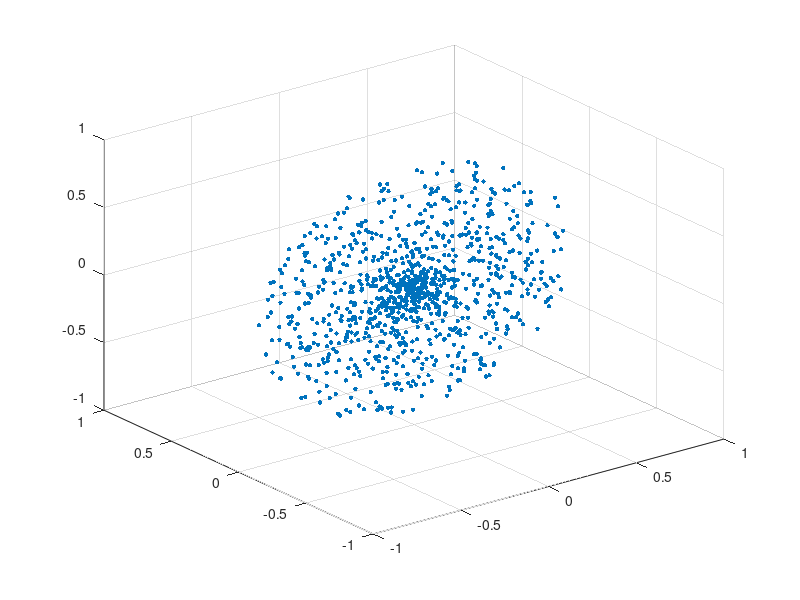

Reproduce this figure in MATLAB. (Note: this script raises an error after producing the figure.)
%%   Author: C. Mann <cpmann@wpi.edu>
%    Last modified: 05/03/2025
%    Generates data for Newton-Raphson, DLS, and GD IK methods
%    and visualizes model.

clear; clc; close all;

% 1. Spiral path
% max_radius = 0.9;     % Final radius
% center = [0, 0, 0];   % Center of spiral
% nTurns = 10;                           % Number of spiral turns
% theta = linspace(0, 2*pi*nTurns, nPts);
% r = linspace(0, max_radius, nPts);   % Radius increases linearly
% 
% % Parametrize spiral in XZ plane
% path = [r .* cos(theta) + center(1);   % X
%           zeros(1, nPts);                % Y = 0
%           r .* sin(theta) + center(3)];  % Z
% plot3(path(1,:), path(2,:), path(3,:), 'b-', 'LineWidth', 1.5);


% 2. Generate from .mat file
path = load('waypoints.mat');
path = path.points;
scatter3(path(1,:), path(2,:), path(3,:), 10, 'filled');

nPts = size(path, 2);
tol = 1e-6;

%% ROBOT
% Link lengths
l1 = 0.3; l2 = 0.3; l3 = 0.3;

% Screw axes (in space frame)
S1 = [0; 1; 0; 0; 0; 0];
S2 = [0; 1; 0; -l1; 0; 0];
S3 = [0; 1; 0; -(l1 + l2); 0; 0];
S = [S1 S2 S3];

% Home configuration of the end-effector
M = [eye(3), [0; 0; l1 + l2 + l3];
     0 0 0 1];

M01 = eye(4);
M12 = [eye(3), [0; 0; l1];
     0 0 0 1];
M23 = [eye(3), [0; 0; l1 + l2];
     0 0 0 1];

fprintf('Starting tests...\n')

%% Newton Raphson
tic;
% Calculate the inverse kinematics
currentPose = zeros(3, 1);
waypoints = zeros(3,nPts);

% Set the current joint variables
currentQ = zeros(1,3);

% Initialize a matrix to store the end-effector positions
positions_1 = zeros(3, nPts);
positions_2 = zeros(3, nPts);
positions_3 = zeros(3, nPts);
positions_ee = zeros(3, nPts);

% Keep track of total iterations
iterations = 1;

fprintf('N-R Progress: ');
nbytes = fprintf('0%%'); 

% Loop over all the points
for ii = 1:nPts
    % Generate the robot's pose
    targetPose = path(:,ii);

    % Inverse Kinematics
    while norm(targetPose - currentPose) > tol
        % Calculate the anlytic Jacobian from space twist
        J = jacoba(S, M, currentQ, 'space');

        % Newton Raphson
        deltaQ = pinv(J) * (targetPose - currentPose);

        % Update step
        currentQ = currentQ + deltaQ';

        % Update current pose using forward kinematics
        T = fkine(S, M, currentQ, 'space');
        currentPose = T(1:3, 4);

        iterations = iterations + 1;
    end
    fprintf(repmat('\b',1,nbytes));
    nbytes = fprintf('%0.f%%', ceil(ii/nPts*100));

    % Store the positions for plotting
    T01 = M01;
    T12 = fkine(S(:,1), M12, currentQ(1), 'space');
    T23 = fkine(S(:,1:2), M23, currentQ(1:2), 'space');

    positions_1(:,ii) = T01(1:3, 4);
    positions_2(:,ii) = T12(1:3, 4);
    positions_3(:,ii) = T23(1:3, 4);
    positions_ee(:, ii) = currentPose;

    waypoints(:,ii) = currentQ';
end

fprintf('\nNewton Raphson: %d iterations, average %f iterations\n',iterations, iterations / nPts);
totalTime = toc;
fprintf('Total time: %.3f seconds\n', totalTime);

%% Damped Least Squares
tic;
% Calculate the inverse kinematics
currentPose = zeros(3, 1);
waypoints = zeros(3,nPts);

% Set the current joint variables
currentQ = zeros(1,3);

% Initialize a matrix to store the end-effector positions
positions_1 = zeros(3, nPts);
positions_2 = zeros(3, nPts);
positions_3 = zeros(3, nPts);
positions_ee = zeros(3, nPts);

% Keep track of total iterations
iterations = 1;

fprintf('DLS Progress: ');
nbytes = fprintf('0%%'); 

% Loop over all the points
for ii = 1:nPts
    % Generate the robot's pose
    targetPose = path(:,ii);

    % Inverse Kinematics
    while norm(targetPose - currentPose) > tol
        % Calculate the anlytic Jacobian from space twist
        J = jacoba(S, M, currentQ, 'space');

        % Damped Least Squares
        lambda = 0.45;
        Jmult = J.' / (J*J.' + lambda^2*eye(size(J,1)));
        deltaQ = Jmult * (targetPose - currentPose);

        % Update step
        currentQ = currentQ + deltaQ';

        % Update current pose using forward kinematics
        T = fkine(S, M, currentQ, 'space');
        currentPose = T(1:3, 4);

        iterations = iterations + 1;
    end
    fprintf(repmat('\b',1,nbytes));
    nbytes = fprintf('%0.f%%', ceil(ii/nPts*100));

    % Store the positions for plotting
    T01 = M01;
    T12 = fkine(S(:,1), M12, currentQ(1), 'space');
    T23 = fkine(S(:,1:2), M23, currentQ(1:2), 'space');

    positions_1(:,ii) = T01(1:3, 4);
    positions_2(:,ii) = T12(1:3, 4);
    positions_3(:,ii) = T23(1:3, 4);
    positions_ee(:, ii) = currentPose;

    waypoints(:,ii) = currentQ';
end

fprintf('\nDamped Least Squares: %d iterations, average %f iterations\n',iterations, iterations / nPts);
totalTime = toc;
fprintf('Total time: %.3f seconds\n', totalTime);
%% Gradient Descent
tic;
% Calculate the inverse kinematics
currentPose = zeros(3, 1);
waypoints = zeros(3,nPts);

% Set the current joint variables
currentQ = zeros(1,3);

% Initialize a matrix to store the end-effector positions
positions_1 = zeros(3, nPts);
positions_2 = zeros(3, nPts);
positions_3 = zeros(3, nPts);
positions_ee = zeros(3, nPts);

% Keep track of total iterations
iterations = 1;

fprintf('GD Progress: ');
nbytes = fprintf('0%%'); 

% Loop over all the points
for ii = 1:nPts
    % Generate the robot's pose
    targetPose = path(:,ii);

    % Inverse Kinematics
    while norm(targetPose - currentPose) > tol
        % Calculate the anlytic Jacobian from space twist
        J = jacoba(S, M, currentQ, 'space');

        % Gradiant Descent
        nablaH = pinv(J)*(targetPose - currentPose);
        alpha = 0.1;
        deltaQ = alpha * nablaH;

        % Update step
        currentQ = currentQ + deltaQ';

        % Update current pose using forward kinematics
        T = fkine(S, M, currentQ, 'space');
        currentPose = T(1:3, 4);

        iterations = iterations + 1;
    end
    fprintf(repmat('\b',1,nbytes));
    nbytes = fprintf('%0.f%%', ceil(ii/nPts*100));

    % Store the positions for plotting
    T01 = M01;
    T12 = fkine(S(:,1), M12, currentQ(1), 'space');
    T23 = fkine(S(:,1:2), M23, currentQ(1:2), 'space');

    positions_1(:,ii) = T01(1:3, 4);
    positions_2(:,ii) = T12(1:3, 4);
    positions_3(:,ii) = T23(1:3, 4);
    positions_ee(:, ii) = currentPose;

    waypoints(:,ii) = currentQ';
end

fprintf('\nGradient Descent: %d iterations, average %f iterations\n',iterations, iterations / nPts);
totalTime = toc;
fprintf('Total time: %.3f seconds\n', totalTime);

%% Show on Robotics Toolbox
robot = make_robot();
% Show results
robot.plot(waypoints', 'movie', 'RBE-501-2025-Project-Output.avi');

%% Joint Positions (stick model)
hold on; grid on; axis equal;
xlabel('X (m)'); ylabel('Y (m)'); zlabel('Z (m)');
title('Joint Positions');
xlim([-1.2 1.2]);
ylim([-1.5 1.5]);
zlim([-1.5 1.5]);

% Markers for joints
h1 = plot3(NaN, NaN, NaN, 'MarkerSize', 8, 'DisplayName', 'Joint 1');
h2 = plot3(NaN, NaN, NaN, 'MarkerSize', 8, 'DisplayName', 'Joint 2');
h3 = plot3(NaN, NaN, NaN, 'MarkerSize', 8, 'DisplayName', 'Joint 3');
hee = plot3(NaN, NaN, NaN, 'MarkerSize', 8, 'DisplayName', 'End Effector');

% Line for links
h_links = plot3(NaN(1,4), NaN(1,4), NaN(1,4), 'k-', 'LineWidth', 2, 'DisplayName', 'Links');

view(3)

for k = 1:nPts
    % Get positions at current timestep
    p1 = positions_1(:, k);
    p2 = positions_2(:, k);
    p3 = positions_3(:, k);
    pee = positions_ee(:, k);

    % Update joint markers
    set(h1, 'XData', p1(1), 'YData', p1(2), 'ZData', p1(3));
    set(h2, 'XData', p2(1), 'YData', p2(2), 'ZData', p2(3));
    set(h3, 'XData', p3(1), 'YData', p3(2), 'ZData', p3(3));
    set(hee, 'XData', pee(1), 'YData', pee(2), 'ZData', pee(3));

    % Update link line
    x = [p1(1), p2(1), p3(1), pee(1)];
    y = [p1(2), p2(2), p3(2), pee(2)];
    z = [p1(3), p2(3), p3(3), pee(3)];
    set(h_links, 'XData', x, 'YData', y, 'ZData', z);

    drawnow;
    pause(0.01); % Adjust for desired animation speed
end